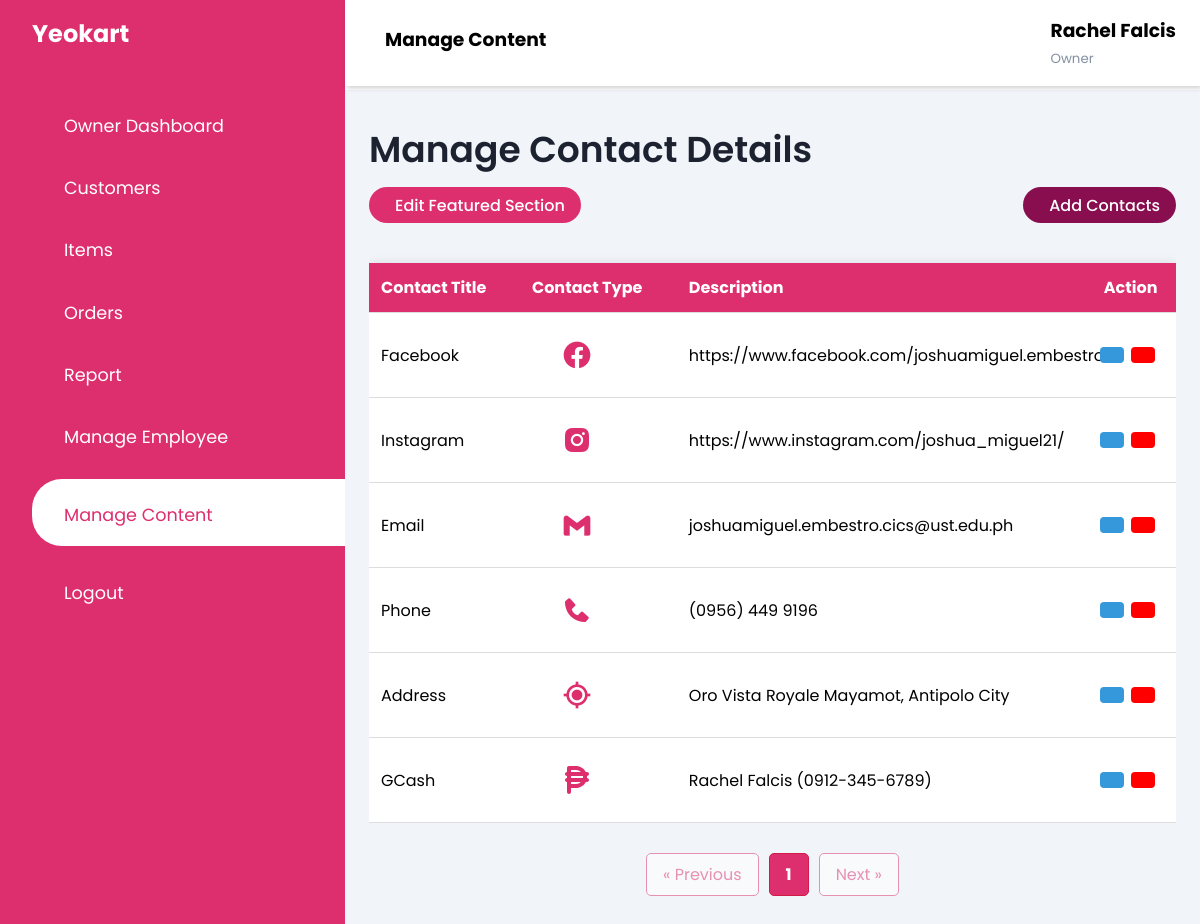
The page /pages/owner_content_details.php (signed in) on the database its author committed.
### tables this page shows
CREATE TABLE `contacts` (
  `contacts_id` int(11) NOT NULL,
  `contacts_name` varchar(255) NOT NULL,
  `icon_link` varchar(255) NOT NULL,
  `contacts_description` varchar(255) NOT NULL
);

### pages/owner_content_details.php (the view, shortened to what this page needs)
<!DOCTYPE html>
<html lang="en">
<head>
    <link rel="stylesheet" href="https://maxst.icons8.com/vue-static/landings/line-awesome/line-awesome/1.3.0/css/line-awesome.min.css">
    <link href='https://unpkg.com/boxicons@2.1.4/css/boxicons.min.css' rel='stylesheet'>
    <link rel="stylesheet" href="https://cdnjs.cloudflare.com/ajax/libs/font-awesome/6.5.1/css/all.min.css">
    <link rel="stylesheet" href="../css/dashboard.css">
</head>
<?php
if (isset($_SESSION['firstname'])) {
    $firstname = $_SESSION['firstname'];
} else {
    header("Location: login_page.php");
    exit();
}
if (isset($_SESSION['lastname'])) {
    $lastname = $_SESSION['lastname'];
} else {
    header("Location: login_page.php");
    exit();
}
?>
<body>
    <div class="sidebar <?php echo $_SESSION['nav_toggle'] ? 'open' : ''; ?>">
        <div class="sidebar-brand">
            <h2><span>Yeokart</span></h2>
        </div>
        <div class="sidebar-menu">
            <ul>
                <li>
                    <a href="owner_dashboard.php"><span class="las la-igloo"></span>
                        <span>Owner Dashboard</span></a>
                </li>
                <li>
                    <a href="owner_view_customers.php"><span class="las la-users"></span>
                        <span>Customers</span></a>
                </li>
                <li>
                    <a href="owner_item_homepage.php"><span class="las la-shopping-basket"></span>
                        <span>Items</span></a>
                </li>
                <li>
                    <a href="owner_orders.php"><span class="las la-shopping-bag"></span>
                        <span>Orders</span></a>
                </li>
                <li>
                    <a href="monthly_report.php"><span class="las la-chart-line"></span>
                        <span>Report</span></a>
                </li>
                <li>
                    <a href="manage_employees.php"><span class="las la-user-circle"></span>
                        <span>Manage Employee</span></a>
                </li>
                <li>
                    <a href="owner_featured.php" class="active"><span class="las la-tasks"></span>
                        <span>Manage Content</span></a>
                </li>
                <li>
                    <a href="#" onclick="openLogoutPopup(); return false;"><span class="las la-sign-out-alt"></span>
                        <span>Logout</span></a>
                </li>
            </ul>
        </div>
    </div>
    <div class="main-content">
        <header>
            <h3>
                <label for="nav-toggle">
                    <span class="las la-bars"></span>
                </label>
                Manage Content
            </h3>
            <div class="user-wrapper">
                <div>
                    <h3><?php echo $firstname . " " . $lastname; ?></h3>
                    <small>Owner</small>
                </div>
            </div>
        </header>
        <main>
            <div class="head-title">
                <div class="left">
                    <h3>Manage Contact Details</h3>
                </div>
            </div>
            <div class="head-buttons">
                <a href="owner_featured.php" class="btn-employee">
                    <span class="text">Edit Featured Section</span>
                </a>
                <a href="add_contacts.php" class="btn-main">
                    <span class="text">Add Contacts</span>
                </a>
            </div>
            <div class="scrollable-container">
                <table>
                    <thead>
                        <tr>
                            <th>Contact Title</th>
                            <th>Contact Type</th>
                            <th>Description</th>
                            <th>
                                <center>Action</center>
                            </th>
                        </tr>
                    </thead>
                    <tbody>
                        <?php
                        include('../database/db_yeokart.php');
                        $contactsPerPage = 10;
                        $pageNumber = 1;
                        $offset = ($pageNumber - 1) * $contactsPerPage;
                        $totalContactsQuery = "SELECT COUNT(*) AS total_contacts FROM contacts";
                        $totalContactsResult = mysqli_query($con, $totalContactsQuery);
                        $totalContactsRow = mysqli_fetch_assoc($totalContactsResult);
                        $totalContacts = $totalContactsRow['total_contacts'];
                        $select_query = "SELECT * FROM contacts LIMIT $contactsPerPage OFFSET $offset";
                        $result_query = mysqli_query($con, $select_query);
                        if (mysqli_num_rows($result_query) == 0) {
                            echo "<tr><td colspan='11'><center><b>No contacts found</b></center></td></tr>";
                        } else {
                            while ($row = mysqli_fetch_assoc($result_query)) {
                                $contacts_id = $row['contacts_id'];
                                echo "<tr>";
                                echo "<td>" . $row['contacts_name'] . "</td>";
                                echo "<td><div class='iconbox'>" . $row['icon_link'] . "</div></td>";
                                echo "<td style='max-width: 350px;'>" . $row['contacts_description'] . "</td>";
                                echo "<td>";
                                echo "<div class='button-class'>";
                                echo "<a href='edit_contacts.php?contacts_id=$contacts_id' class='edit-button'><i class='las la-edit'></i></a>";
                                echo "<button type='button' onclick='openDeletePopup(" . $contacts_id . ")' class='delete-button'><i class='las la-trash'></i></button>";
                                echo "</div>";
                                echo "</td>";
                                echo "</tr>";
                            }
                        }
                        ?>
                    </tbody>
                </table>
            </div>
            <?php
                $baseUrl = 'owner_content_details.php?';
                $pageQuery = '';
                $pageNumber = isset($_GET['page']) && is_numeric($_GET['page']) ? (int)$_GET['page'] : 1;
                $totalPages = ceil($totalContacts / $contactsPerPage);
                $startPage = max(1, $pageNumber - 1);
                $endPage = min($totalPages, $pageNumber + 1);
                if ($pageNumber == 1) {
                    $startPage = 1;
                    $endPage = min(3, $totalPages);
                } elseif ($pageNumber == $totalPages) {
                    $startPage = max(1, $totalPages - 2);
                    $endPage = $totalPages;
                }
                echo "<div class='pagination'>";
                $prevPage = max(1, $pageNumber - 1);
                echo "<a href='{$baseUrl}page=$prevPage&$pageQuery' class='pagination-link' " . ($pageNumber <= 1 ? "style='pointer-events: none; opacity: 0.5; cursor: not-allowed;'" : "") . ">&laquo; Previous</a>";
                for ($i = $startPage; $i <= $endPage; $i++) {
                    $linkClass = $i == $pageNumber ? 'pagination-link current-page' : 'pagination-link';
                    echo "<a href='{$baseUrl}page=$i&$pageQuery' class='$linkClass'>$i</a>";
                }
                $nextPage = min($totalPages, $pageNumber + 1);
                echo "<a href='{$baseUrl}page=$nextPage&$pageQuery' class='pagination-link' " . ($pageNumber >= $totalPages ? "style='pointer-events: none; opacity: 0.5; cursor: not-allowed;'" : "") . ">Next &raquo;</a>";
                echo "</div>";
                ?>
</body>
</html>

### css/dashboard.css (style rules this page uses)
:root { --main-color: #DD2F6E; --dark-color:#d11c49; --color-dark: #1D2231; --text-grey: #8390A2; --darker-pink: #880E4F; --active-color: #E6A4B4; }
* { padding: 0; margin: 0; box-sizing: border-box; list-style-type: none; text-decoration: none; font-family: 'Poppins', sans-serif; }
.sidebar { width: 345px; position: fixed; left: 0; top: 0; height: 100%; background-color: var(--main-color); z-index: 100; transition: width 300ms; }
.sidebar-brand { height: 90px; padding: 1rem 0rem 1rem 2rem; color: #fff; }
.sidebar-brand span { display: inline-block; padding-right: 1rem; }
.sidebar-menu { margin-top: 1rem; }
.sidebar-menu li { width: 100%; margin-bottom: 1.7rem; padding-left: 2rem; }
.sidebar-menu a { padding-left: 1rem; display: block; color: #fff; font-size: 1.1rem; }
.sidebar-menu a.active { background: #fff; padding-top: 1rem; padding-bottom: 1rem; color: var(--main-color); border-radius: 30px 0px 0px 30px; }
.sidebar-menu a span:first-child { font-size: 1.5rem; padding-right: 1rem; }
.main-content { transition: margin-left 300ms; margin-left: 345px; }
.head-title { display: flex; align-items: center; justify-content: space-between; grid-gap: 16px; flex-wrap: wrap; }
.head-title .left h3 { font-size: 36px; font-weight: 600; margin-bottom: 10px; color: var(--color-dark) }
.head-buttons { display: flex; align-items: center; justify-content: space-between; grid-gap: 16px; flex-wrap: wrap; }
.head-buttons .btn-employee { height: 36px; padding: 0 16px; border-radius: 36px; background-color: var(--main-color); color: #fff; display: flex; align-items: center; justify-content: center; grid-gap: 10px; font-weight: 500; transition: background-color 0.3s ease, border 0.3s ease, color 0.3s ease, box-shadow 0.3s ease; }
.head-buttons .btn-main { height: 36px; padding: 0 16px; border-radius: 36px; background-color: var(--darker-pink); color: #fff; display: flex; align-items: center; justify-content: center; grid-gap: 10px; font-weight: 500; }
header { background-color: #fff; display: flex; justify-content: space-between; padding: 1rem 1.5rem; box-shadow: 2px 2px 5px rgba(0,0,0,0.2); position: fixed; left: 345px; width: calc(100% - 345px); top: 0; z-index: 100; transition: left 300ms; }
header label span { font-size: 1.7rem; padding-right: 1rem; }
.user-wrapper { display: flex; align-items: center; }
.user-wrapper small { display: inline-block; color: var(--text-grey); }
main { margin-top: 90px; max-width: none; padding: 2rem 1.5rem; background: #f1f5f9; min-height: calc(100vh - 90px); }
main { overflow: hidden; }
.scrollable-container { overflow-x: auto; margin-top: 20px; }
table { border-collapse: collapse; width: 100%; margin-top: 20px; box-shadow: 0 0 10px rgba(0, 0, 0, 0.1); overflow: auto; }
th, td { padding: 12px; text-align: left; border-bottom: 1px solid #ddd; }
tr { background-color: #fff; }
th { background-color: var(--main-color); color: #fff; }
.button-class { display: flex; justify-content: space-around; }
.delete-button { background-color: #ff0000; color: #fff; padding: 8px 12px; border: none; border-radius: 4px; cursor: pointer; font-size: 14px; }
.edit-button { background-color: #3498db; color: #fff; padding: 8px 12px; border: none; border-radius: 4px; cursor: pointer; font-size: 14px; }
* { scrollbar-width: thin; scrollbar-color: var(--main-color) #f1f1f1; }
.iconbox { width: 60px; height: 60px; display: flex; align-items: center; margin-left: 15px; justify-content: center; color: var( --main-color); font-size: 32px; border-radius: 100px; }
.pagination { display: flex; justify-content: center; align-items: center; gap: 10px; margin-top: 20px; padding: 10px; }
.pagination-link { padding: 8px 16px; border: 1px solid var(--main-color); background-color: #fff; text-decoration: none; color: var(--main-color); border-radius: 5px; transition: all 0.3s ease; }
.current-page { font-weight: bold; color: #fff; background-color: var(--main-color); border-color: var(--dark-color); }

### rows shown on the page
contacts: contacts_name "Facebook", contacts_description "https://www.facebook.com/joshuamiguel.embestro.3"
contacts: contacts_name "Instagram", contacts_description "https://www.instagram.com/joshua_miguel21/"
contacts: contacts_name "Email", contacts_description "joshuamiguel.embestro.cics@ust.edu.ph"
contacts: contacts_name "Phone", contacts_description "(0956) 449 9196"
contacts: contacts_name "Address", contacts_description "Oro Vista Royale Mayamot, Antipolo City"
contacts: contacts_name "GCash", contacts_description "Rachel Falcis (0912-345-6789)"

### other values the page prints
$firstname "Rachel"
$lastname "Falcis"
